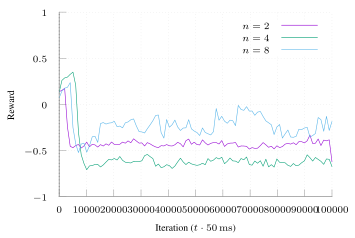

Source code (gnuplot):
set terminal tikz standalone color size 9cm,6cm font '\scriptsize' preamble '\usepackage{microtype} \usepackage{times} \usepackage[T1]{fontenc} \usepackage{siunitx}\sisetup{detect-all}'
set output "soln-ext-reward-binary.tex"

load "parula.pal"

set style line 102 lc rgb '#a0a0a0' lt 1 lw 1
set border ls 102
set colorbox border 102
set key textcolor rgb "black"
set tics textcolor rgb "black"
set label textcolor rgb "black"

set border 3
set grid x y
set xtics nomirror
set ytics nomirror

#set key autotitle columnhead
set datafile separator ","

set xlabel "Iteration ($t \\cdot{} \\SI{50}{\\milli\\second}$)"
set ylabel "Reward"

set yzeroaxis
set yrange [-1.0:1.0]

plot '../results/soln-ext-2-avg.csv' u 1:2 w lines smooth sbezier title "$n=2$", \
     '../results/soln-ext-4-avg.csv' u 1:2 w lines smooth sbezier title "$n=4$", \
     '../results/soln-ext-8-avg.csv' u 1:2 w lines smooth sbezier title "$n=8$"#, \
#     '../results/soln-ext-16-avg.csv' u 1:2 w lines smooth sbezier title "$n=16$"
